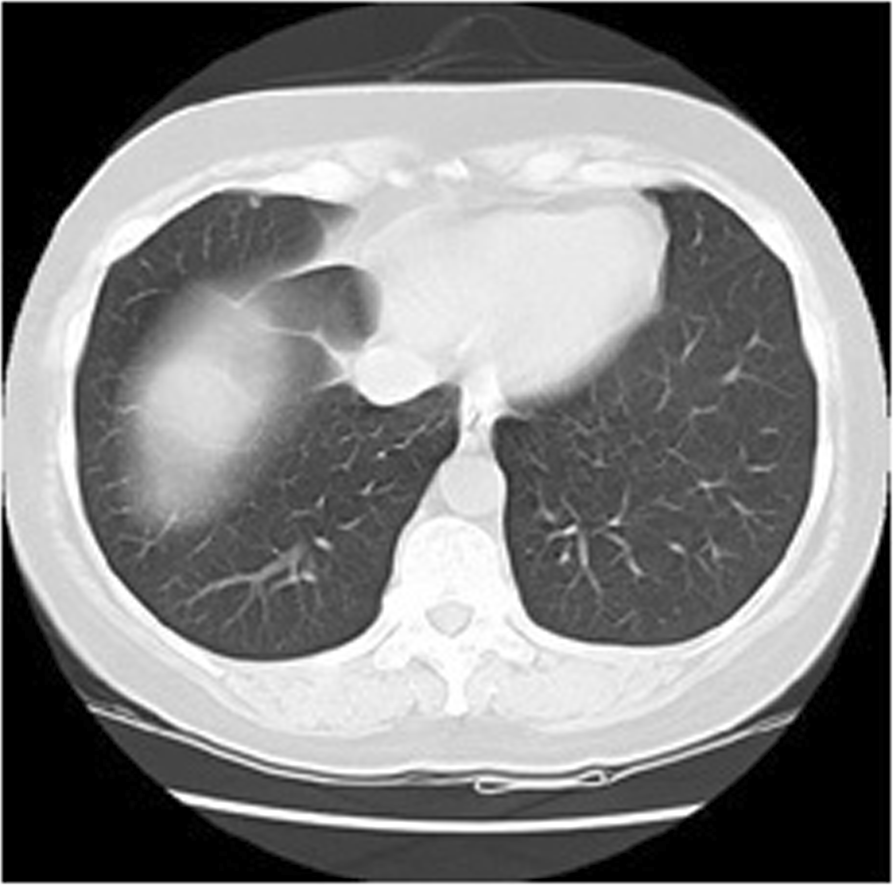
#> input picture asset/lungimg.png, 893 x 885 px, found by its file name
$ python main.py
#> lines starting #> are read from the running program, lines starting #| are printed output that depends on the picture; after the words box and inside, x2 and y2 are one past the last pixel; in counts of white or black regions, pixels touching at a corner belong together
import numpy as np
import pandas as pd
import matplotlib.pyplot as plt
import seaborn as sns
import cv2
from skimage.filters import threshold_otsu
from skimage.morphology import rectangle, opening, erosion, dilation
from skimage.measure import regionprops, label
from sklearn.svm import SVC
from skimage import exposure

img = cv2.imread('lungimg.png', cv2.IMREAD_GRAYSCALE)
#> img is the input picture: shape (885, 893); min 0, max 255, mean 125.8
plt.imshow(img, cmap='gray')
plt.title('Original Lung CT Image')

print(img.shape)
#| (885, 893)
print(img.dtype)
#| uint8

plt.hist(img.ravel(), bins=256, range=(0, 256), color ='gray')
plt.title('Histogram of original image')


smooth_img = cv2.medianBlur(img, 3, cv2.IMREAD_GRAYSCALE)
plt.imshow(smooth_img, cmap='gray')

exp = exposure.adjust_gamma(smooth_img, gamma=2)
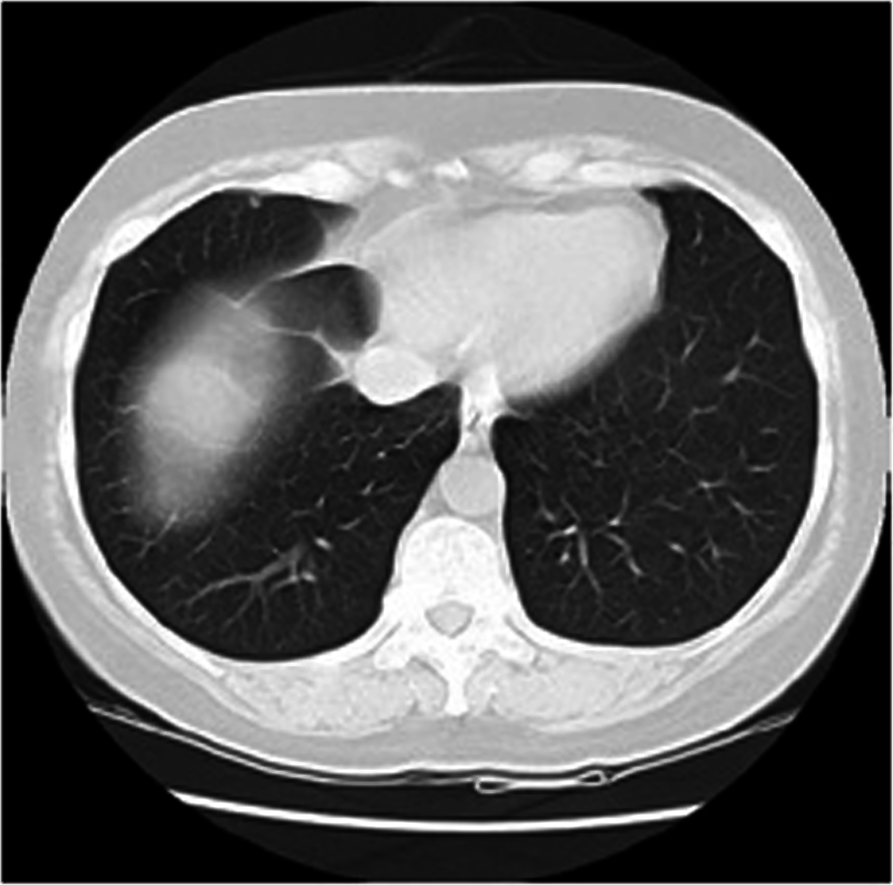
#> exp: shape (885, 893); min 0, max 255, mean 92.7
plt.imshow(exp, cmap='gray')

plt.hist(exp.ravel(), bins=256, range=(0, 256), color ='gray')
plt.title('Histogram of exposure image')


# %%
thresh = threshold_otsu(exp)
#> thresh = 107
binary = exp > thresh
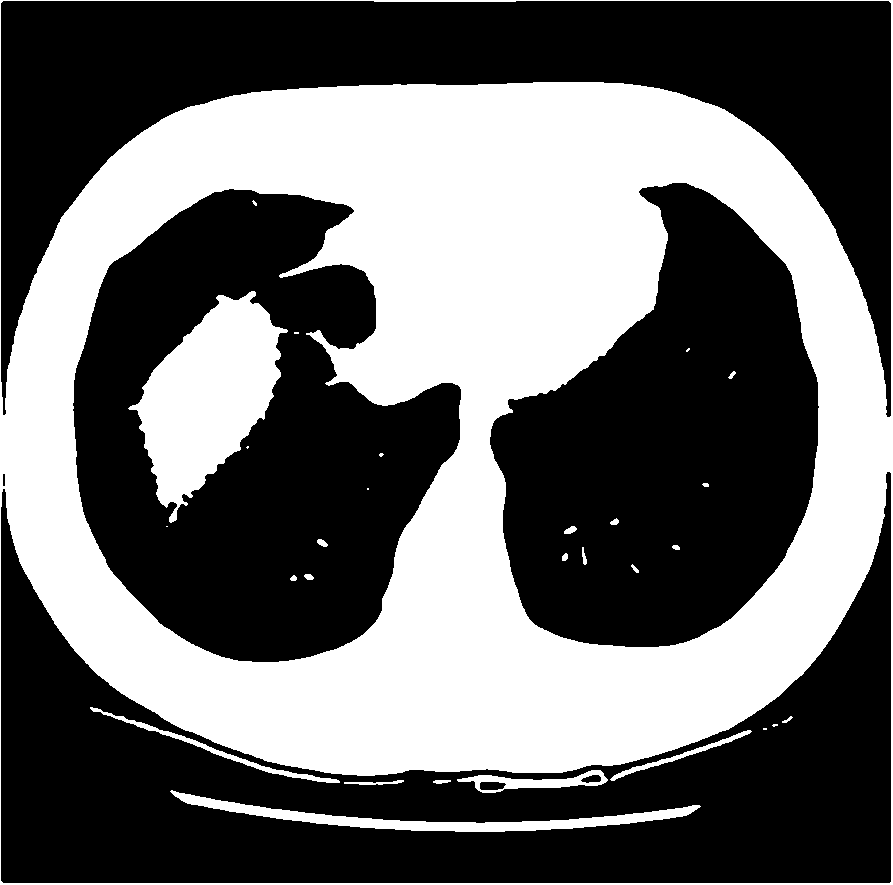
#> binary: shape (885, 893) bool; 41.5% white; 29 white regions (9 under 20 px), largest, box (x1, y1, x2, y2) and area: (0, 0, 893, 885) 300678, (128, 291, 288, 523) 18832, (170, 790, 701, 832) 4919

plt.imshow(binary, cmap='gray')

se = rectangle(40, 30)

opened = opening(binary, se)
#> opened: shape (885, 893) bool; 39.3% white; 2 white regions, box (x1, y1, x2, y2) and area: (0, 82, 893, 775) 292841, (144, 300, 275, 494) 17820
plt.imshow(opened, cmap='gray')
plt.title('After Opening (Lung Mask)')

eroded = erosion(binary, se)
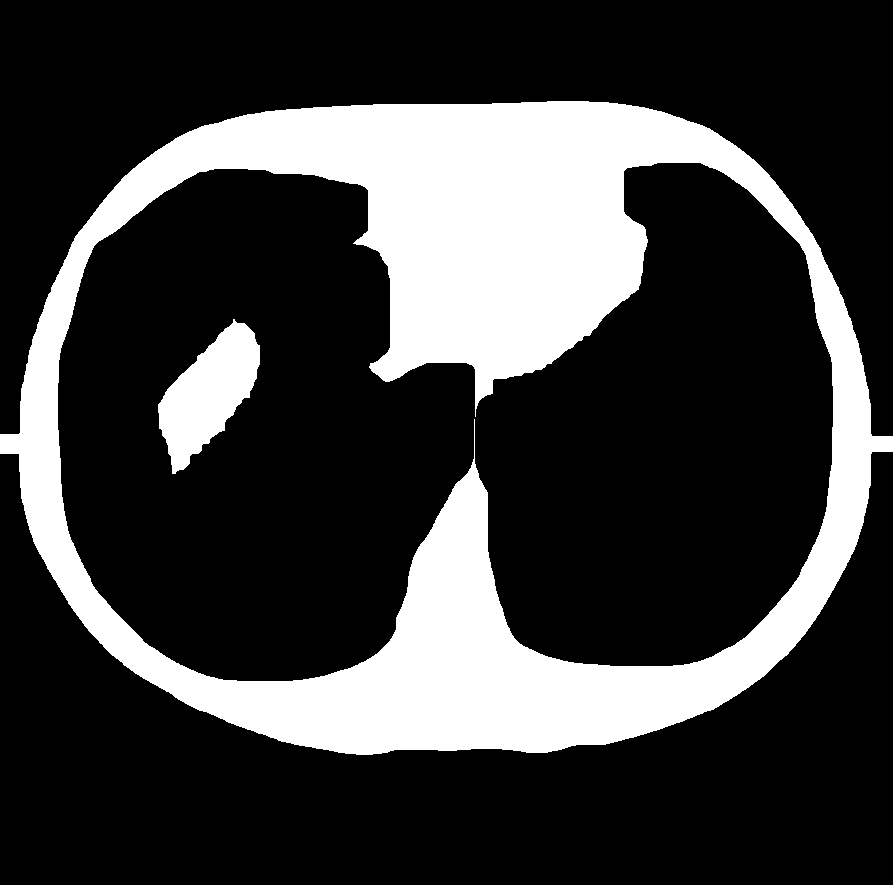
#> eroded: shape (885, 893) bool; 23.7% white; 2 white regions, box (x1, y1, x2, y2) and area: (0, 101, 893, 755) 179134, (158, 319, 260, 474) 8216
plt.imshow(eroded, cmap='gray')
plt.title('After Erosion')

dilated = dilation(eroded, se)
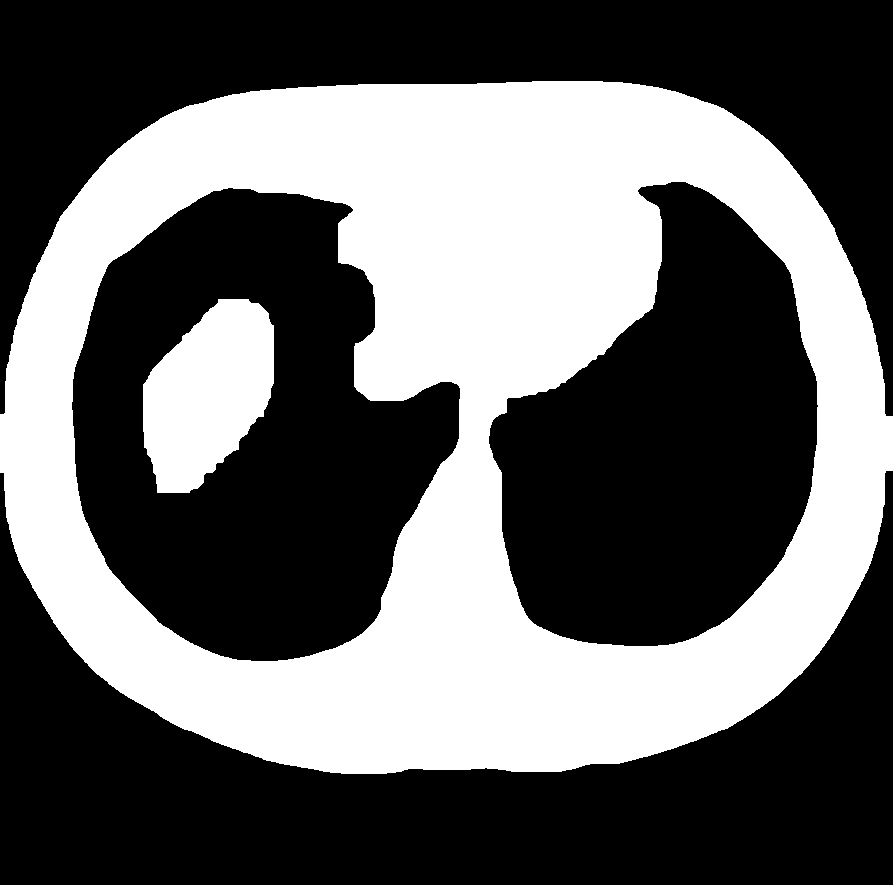
#> dilated: shape (885, 893) bool; 39.3% white; 2 white regions
plt.imshow(dilated, cmap='gray')
plt.title('After Dilation (Extracted Tumor Region)')

# Label connected regions in the binary image
labeled = label(dilated)
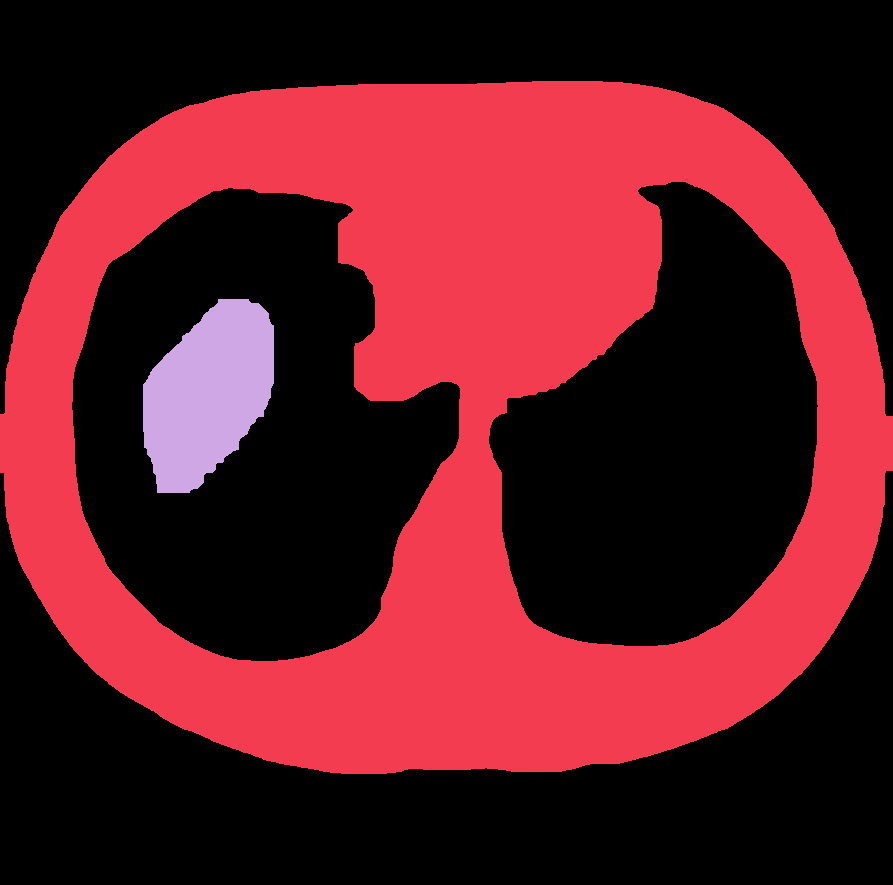
#> labeled: shape (885, 893) int32; 3 distinct labels, from 0 to 2; one colour per label, 0 black
props = regionprops(labeled)
#> props = 2 regions; box (x1, y1, x2, y2) and area: (0, 81, 893, 774) 292837, (143, 299, 274, 493) 17820

# Extract features from the largest region (tumor)
if props:
    region = max(props, key=lambda r: r.area)
    area = region.area
#> area = 292837
    perimeter = region.perimeter
#> perimeter = 5690.1
    eccentricity = region.eccentricity
#> eccentricity = 0.325

    print(f"Area:        {area}")
#| Area:        292837.0
    print(f"Perimeter:   {perimeter:.4f}")
#| Perimeter:   5690.1387
    print(f"Eccentricity:{eccentricity:.4f}")
#| Eccentricity:0.3250

    # SVM Classification (using sample data as in assignment)
    # Training data: [area, eccentricity, perimeter] → label (0=normal, 1=cancerous)
    X_train = np.array([
        [1793, 0.7319, 161.698],   # cancerous sample from assignment
        [500,  0.3,    80.0],      # normal sample (example)
    ])
    y_train = np.array([1, 0])  # 1=cancerous, 0=normal

    clf = SVC(kernel='linear')
    clf.fit(X_train, y_train)

    sample = np.array([[area, eccentricity, perimeter]])
#> sample = [[292837, 0.325, 5690.1]]
    prediction = clf.predict(sample)
#> prediction = [1]
    result = "Cancerous (Abnormal)" if prediction[0] == 1 else "Normal"
#> result = 'Cancerous (Abnormal)'
    print(f"\nSVM Classification Result: {result}")
#| SVM Classification Result: Cancerous (Abnormal)
else:
    print("No regions detected.")
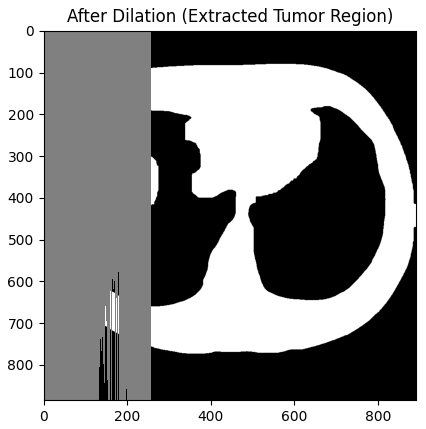
#> figure drawn by matplotlib, 1 panel
